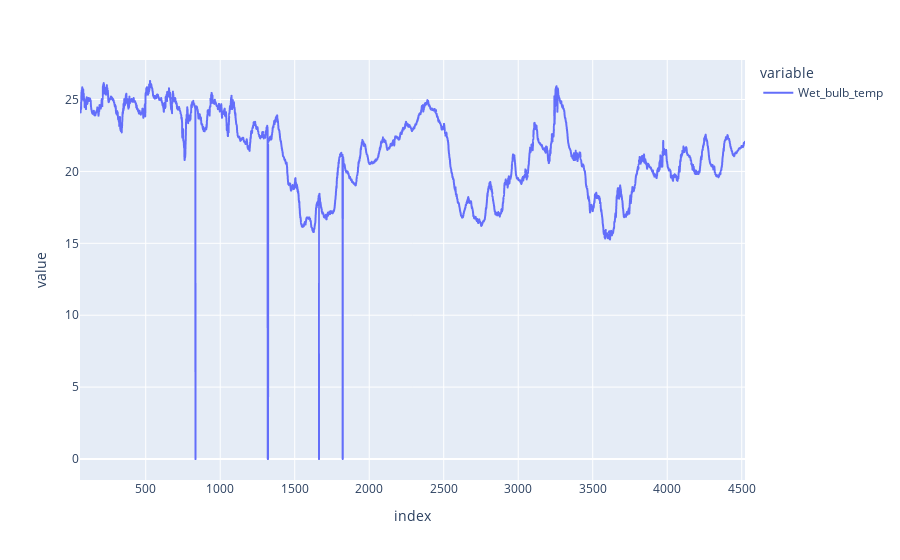

Notebook code for this chart:
### Code cell
opt.df.Wet_bulb_temp.plot()

### Figure 1 — Plotly figure (JSON) as saved in the notebook; plotly's stock layout.template omitted (floating-point values rounded to 4 significant figures; data arrays with more than 128 entries replaced by an {"elided": "..."} marker saying what was removed)
{"data": [{"hovertemplate": "variable=Wet_bulb_temp<br>index=%{x}<br>value=%{y}<extra></extra>", "legendgroup": "Wet_bulb_temp", "line": {"color": "#636efa", "dash": "solid"}, "marker": {"symbol": "circle"}, "mode": "lines", "name": "Wet_bulb_temp", "showlegend": true, "type": "scattergl", "x": {"elided": "4464 int values"}, "xaxis": "x", "y": {"elided": "4464 float values"}, "yaxis": "y"}], "layout": {"legend": {"title": {"text": "variable"}, "tracegroupgap": 0}, "margin": {"t": 60}, "xaxis": {"anchor": "y", "domain": [0, 1], "title": {"text": "index"}}, "yaxis": {"anchor": "x", "domain": [0, 1], "title": {"text": "value"}}}}
